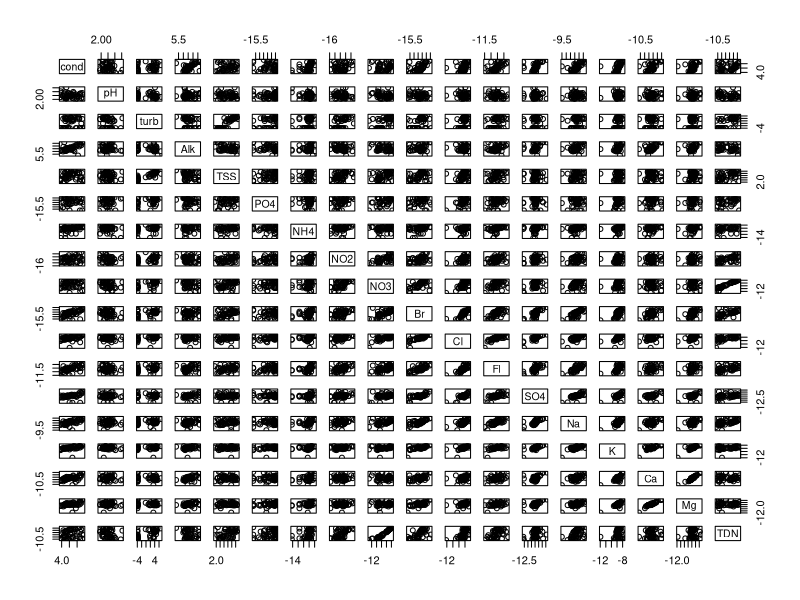
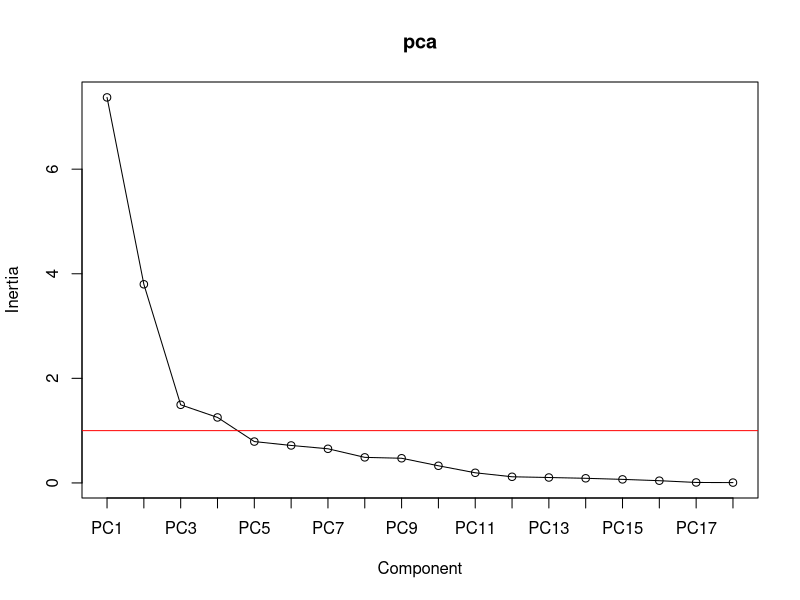

Write the R code that produced these figures, in order. (Note: this script raises an error after producing the figures.)
## ---- chunk 1
knitr::opts_chunk$set(fig.width=5, fig.height=5, fig.align="center", collapse = TRUE, comment = "##", dev="png")
library(RColorBrewer)
cols = brewer.pal(8, "Set1")

## to use tables
library(knitr)
library(kableExtra)
## ---- chunk 2
library(vegan)
library(shape) # nice arrows
mara<-read.table(file="data/MaraRiver.txt",header=TRUE) # water chemistry in 54 streams, 3 types of landuse

wc<-log(mara[-c(5,6),9:26]) # just clean-up
landuse<-mara$landuse[-c(5,6)]
plot(wc) # check potential for PCA by correlation plot

pca<-prcomp(scale(wc),retx=T,center=F,scale.=F)
pca<-prcomp(wc,retx=T,center=T,scale.=T)   # equivalent to line above

summary(pca)

pca$sdev # stdevs of PCs (squares are eigenvalues)

head(scores<-pca$x) # site scores on all PCs

head(scale(wc) %*% pca$rotation) # to manually compute scores from variables and loadings
head(loadings<-pca$rotation) # the variable loadings

# how many axes should be kept?)
screeplot(pca,npcs=length(pca$sdev),type = "lines") # plots eigenvalues vs. component #
abline(h=1,col="red")
# -> the first 3-4 PCs seem useful, and just PC1 and PC2 alone are already explaining a lot of overall variance
# eigenvalue of PC5<1, so PC5 contributes less than one original variable (Kaiser-Guttman criterion)

# for a DISTANCE BIPLOT (focus is on sites, "scaling 1")
# each principal component has variance given by eigenvalue, loadings remain unscaled
plot(scores[,1:2],asp=1,pch=21,bg=landuse) # note asp=1
arrows<-loadings*7 # with extension factor
Arrows(x0=0,y0=0,x1=arrows[,1],y1=arrows[,2],col="darkgreen")
text(x=arrows[,1]*1.3,y=arrows[,2]*1.2,labels=names(wc),cex=0.7)

biplot(pca,scale=0)
# in this plot:
# 1) distances among sites are approximating true Euclidean distances in multivariate space
# 2) angles between arrows do not reflect correlations among variables
# 3) projecting site on descriptor at right angle gives its appr. descriptor value

# for a CORRELATION BIPLOT (focus is on variables, "scaling 2")
# each principal component is weighted by 1/sqrt(eigenvalue), so it has variance 1
var(scores[,1]/pca$sdev[1]) # just demo
plot(scores[,1]/pca$sdev[1],scores[,2]/pca$sdev[2],pch=21,bg=landuse,asp=1)
# loadings are weighted by sqrt(eigenvalues)
arrows<-loadings*matrix(pca$sdev,nrow=nrow(loadings),ncol=ncol(loadings),byrow=TRUE)
arrows<-arrows*2 # choose extension factor
Arrows(x0=0,y0=0,x1=arrows[,1],y1=arrows[,2],col="purple")
# as alternative just compute correlation of scores with original data ("structure coefficients")
(structure<-cor(wc,scores))
structure<-2*structure
Arrows(x0=0,y0=0,x1=structure[,1],y1=structure[,2],col="red")
text(x=arrows[,1]*1.3,y=arrows[,2]*1.2,labels=names(wc),cex=0.7)

biplot(pca,scale=1)
# in this plot
# 1) distances among sites are not approximating true Euclidean distances in multivariate space
# 2) angles between arrows reflect correlations among variables (NOT proximity of arrow heads)
# 3) projecting site on descriptor at right angle gives its appr. descriptor value

# PCA using the rda function from the vegan package
pca2<-rda(X=wc,scale=TRUE)
summary(pca2,scaling=1)
scores(wc,scaling=0)
biplot(pca2,scaling=1)
biplot(pca2,scaling=2)
# note different scaling factors, but solution remains same


##############################
# some follow-up suggestions #
# test PCA-axes for effect of landuse or stream size (as log(Q)) using ANOVA or ANCOVA
# correlate PCA-axes with other potential "controlling" variables (e.g. TDN, canopy cover) to give "meta-dimensions" more meaning
# useful function envfit() to relate additional variables to the ordination space
## ---- chunk 3
zwc<-scale(wc) # must at least be centered even if dimensionally homogeneous!
xmat<-data.frame(logQ=log(mara$Q),logTDN=log(mara$TDN),canopy=mara$canopy)[-c(5,6),]

rda<-rda(zwc~logQ+logTDN+canopy,data=xmat) # take care: confusing X and Y argument names

# actual RDA output check
summary(rda)
?cca.object
RsquareAdj(rda) # redundancy statistic (fractional amount of variation of the response data matrix explained by constraints)

# hypothesis tests #
# testing the first axis (global test)
anova(rda)
anova(rda,first=TRUE)

# testing all axes sequentially (preceding axes are taken as constraints)
anova(rda,by="axis",model="direct",perm.max=9999,step=1000)

# testing the individual terms=constraints
anova(rda,by="terms",model="direct",perm.max=9999,step=1000)  # tests terms sequentially, order matters!
anova(rda,by="margin",model="direct",perm.max=9999,step=1000) # tests each term in full model (like drop1() function)

###################
# making triplots #

# again various types of scaling for the plotting step:
# scaling 1 "distance triplot"
# only angles between constraints and responses reflect their correlations (not angles among responses)
# distances among sites reflect their Euclidean distances

# scaling 2 "correlation triplot"
# all angles between constraints and responses reflect correlations 
# distances among sites do not reflect their Euclidean distances

# in both scaling types sites can be projected on constraints and on responses
# factor constraints are shown as centroids instead of arrows, projecting works identical 

# scaling 3 is compromise

# build an RDA scaling type 1 triplot
plot(rda,scaling=1)

(sites<-scores(rda,choices=c(1,2),display="sites",scaling=1)) 

(lcs<-scores(rda,choices=c(1,2),display="lc",scaling=1)) # fitted/constrained site scores

(species<-scores(rda,choices=c(1,2),display="sp",scaling=1)*0.5)

(constraints<-scores(rda,choices=c(1,2),display="bp",scaling=1)*2)

plot(sites,asp=1,pch=21,bg=landuse,ylim=c(-1.5,1.5))
Arrows(x0=0,y0=0,x1=constraints[,1],y1=constraints[,2],lwd=1.5,col="blue")
text(constraints[,1:2]*1.1,label=rownames(constraints),pos=4,cex=0.8,col="blue")

Arrows(x0=0,y0=0,x1=species[,1],y1=species[,2],lwd=1,arr.length=0)
text(species[,1:2]*1.1,label=rownames(species),pos=4,cex=0.6)
## ---- chunk 4
data(varespec) # a R dataset on vegetation
data(varechem) # soil chemistry
head(varespec)
head(varechem)
apply(varespec,1,sum) # approximate 100 (total cover), "absolute" abundance data

# correspondence analysis #
# run a CA just based on the species data (unconstrained!)
vare.ca<-cca(X=varespec) # function also used for CCA, but here only one matrix X is supplied

summary(vare.ca,scaling=1)
# summary(vare.ca,scaling=2)
# again two different types of scaling are possible for biplots

# scaling 1 (distances among sites matter)
# distances among sites approximate their chi^2 distance
# close sites have similar species abundances
# a site, which is near a specific species, has a high contribution of that species 

# scaling 2 (relationships among species matter)
# distances among species approximate their chi^2 distance
# close species have similar abundances across sites
# a species, which is near a specific site, is more likely to be found at that site

plot(vare.ca,scaling=1)
plot(vare.ca,scaling=2)
plot(vare.ca,scaling=3) # a compromise
# for any scaling take care when interpreting species close to origin:
# these are "everywhere" or have optimum right at the origin (i.e., optimum with regard to both axis shown)

# for more controlled plotting
species.scores<-scores(vare.ca,display="species",scaling=2)
site.scores<-scores(vare.ca,display="sites",scaling=2)

plot(site.scores,col="black",pch=21,xlim=c(-2,2),ylim=c(-2,2))
text(species.scores,col="red",label=names(varespec),cex=0.7)

# post-hoc fitting of an environmental variable
names(varechem)
(ef<-envfit(vare.ca,varechem[,12:13],permutations=1999))
plot(ef)

###########################
# canonical correspondence analysis #
vare.cca<-cca(Y=varespec,X=varechem) # note strange terminology of X and Y in vegan (don´t ask)
vare.cca<-cca(varespec~.,varechem) # hypothesis tests need formula interface (don´t ask)

summary(vare.cca,scaling=1)
summary(vare.cca,scaling=2)
# again two different types of scaling are possible for triplots

# hypothesis tests #
# testing the first axis (global test)
anova(vare.cca)
anova(vare.cca,first=TRUE)

# testing all axes sequentially (preceding axes are taken as constraints)
anova(vare.cca,by="axis",model="direct",perm.max=9999,step=1000)

# testing the individual terms=constraints
anova(vare.cca,by="terms",model="direct",perm.max=9999,step=1000)  # tests terms sequentially, order matters!
anova(vare.cca,by="margin",model="direct",perm.max=9999,step=1000) # tests each term in full model (like drop1() function)

# quite a lot of variables in the constraining matrix, maybe selection would be adequate
# --> function ordistep()

###################
# making triplots #

# again various types of scaling for the plotting step:
# scaling 1 "distance triplot"
# sites can be projected on constraints
# sites close to centroid of factor constraint are more likely to possess the specific state (factor level)
# distances among sites reflect their Chi^2 distances

# scaling 2 "correlation triplot"
# species can be projected on constraints (to give their optimum)
# species close to centroid of factor constraint are more likely to be found in the respective sites
# distances among sites do not reflect their Chi^2 distances

# scaling 3 is compromise

plot(vare.cca,scaling=1,display=c("species","sites"))
plot(vare.cca,scaling=1,display=c("species","sites","bp"))
plot(vare.cca,scaling=2)
plot(vare.cca,scaling=3) # a compromise
# for any scaling take care when interpreting species close to origin:
# these are "everywhere" or have optimum right at the origin (i.e., optimum with regard to both axis shown)

# for more controlled plotting compute scores individually

(species<-scores(vare.cca,display="species",scaling=2))

(lcs<-scores(vare.cca,display="lc",scaling=2)) # fitted site scores

(sites<-scores(vare.cca,display="sites",scaling=2)) # unfitted site scores

(constraints<-scores(vare.cca,choices=c(1,2),display="bp",scaling=2))

plot(sites,col="black",pch=21,xlim=c(-2,2),ylim=c(-2,2))
text(species,col="red",label=names(varespec),cex=0.7)
Arrows(x0=0,y0=0,x1=constraints[,1],y1=constraints[,2],lwd=1.5,col="blue")
text(constraints[,1:2]*1.1,label=rownames(constraints),pos=4,cex=0.8,col="blue")
## ---- chunk 5
lipids<-read.table(file="data/BacterialMembrane.txt",header=TRUE)
names(lipids)
lip_data<-lipids[,4:20]
# abbreviations: MU = mono-unsaturated, SA = saturated, nb = non-branched, b = branched
# SA_branprop = proportion of branched and saturated FAs
# theory: unsaturated and branched FAs increase fluidity of membrane
# test (i) adaptation vs. (ii) acclimatization to temperature by changing FA composition of membranes

isolate<-factor(lipids$isolate)
temperature<-factor(lipids$temperature)
combifac<-factor(paste(temperature,"_",isolate,sep=""))

## distance matrix: Euclidean distance on arcsine-sqr-data
as_lip_data<-asin(sqrt(lip_data)) # very old-school, better don´t do ;-)
lipids_distE<-vegdist(as_lip_data, method="euclidean") 

## alternatively: Bray-Curtis distance with proportional data
lipids_distBC<-vegdist(lip_data, method="bray")

# cluster analysis #
# various agglomeration methods available and the choice is important, explore method=
# "single": nearest neighbour counts (good for gradients, but makes chains)
# "complete": all group members must be close, farthest group member counts (makes small spheric groups, good to find outliers)
# "average": compromise average strategy, new member joins at mean distance to all group members, actually UPGMA
# "ward.D": aims at minimizing within-group sums of squares of distances
lipids_cluster<-hclust(lipids_distBC, method = "ward.D")
lipids_cluster$height<-sqrt(lipids_cluster$height) # may help

# then compare effect of agglomeration method on dendrogram
plot(lipids_cluster, hang = -1, labels = combifac, ylab = "BC")

# which agglomeration method (and thus dendrogram) is best?
cophenetic(lipids_cluster) # linkage distances in dendrogram
plot(lipids_distBC,cophenetic(lipids_cluster))
cor(lipids_distBC,cophenetic(lipids_cluster),method="spearman")

cutree(lipids_cluster,k=4)
cutree(lipids_cluster,h=0.05)

plot(lipids_cluster, hang = -1, labels = combifac, ylab = "BC")
rect.hclust(lipids_cluster,k=4) # or specify height h instead of k

## ---- chunk 6
# using the same distance matrix as cluster analysis 
pcoa<-cmdscale(lipids_distBC,k=2,eig=TRUE,add=TRUE)
# argument add=TRUE means a constant is added to distances to avoid negative eigenvalues

cumsum(pcoa$eig/sum(pcoa$eig)) # contributions of various PCoA axes
# first two axes cover 67% of variation of distances

pcoa$points # the site scores (coordinates in reduced space)

col.isolate<-isolate
levels(col.isolate)<-c("white","red")
col.isolate<-as.character(col.isolate)

pch.temperature<-as.numeric(as.character(temperature))
pch.temperature[pch.temperature==6]<-21
pch.temperature[pch.temperature==28]<-23

plot(pcoa$points,pch=pch.temperature,bg=col.isolate)
legend("topleft",pch=c(21,21,23,23),pt.bg=c("white","red","white","red"),
       legend=c("6°C - warm isolate","6°C - cold isolate","28°C - warm isolate","28°C - cold isolate"),cex=0.6)
## ---- chunk 7
# non-metric multidimensional scaling (NMDS) #
# note that all resulting axes are equally important, plots may be rotated as needed

# using the same distance matrix as cluster analysis 
#mds_lipids<-isoMDS(lipids_distBC, k = 2, maxit=1000)
mds_lipids<-metaMDS(comm=lip_data, distance="bray", k = 2,trymax=100)

mds_lipids$stress # approximately 6.8% of dissimilarities remain unrepresented
mds_lipids$points # the site scores
stressplot(mds_lipids,lipids_distBC)
(gof<-goodness(mds_lipids,statistic="distance")) # goodness of fit by NMDS for each sample

# plotting of MDS scores
plot(mds_lipids$points,asp=1,xlab="MDS dimension 1",ylab="MDS dimension 2")
points(mds_lipids$points,pch=pch.temperature,bg=col.isolate,cex=gof*200) # to check goodness of fit, large symbol means bad fit

legend("topleft",pch=c(21,21,23,23),pt.bg=c("white","red","white","red"),
	legend=c("6°C - warm isolate","6°C - cold isolate","28°C - warm isolate","28°C - cold isolate"),cex=0.7)
## ---- chunk 8
plot(mds_lipids$points,pch=pch.temperature,bg=col.isolate,asp=1,xlab="MDS dimension 1",ylab="MDS dimension 2",cex=2)
ordispider(mds_lipids$points,groups=combifac)
## ---- chunk 9
# PERMANOVA - non-parametric permutational MANOVA #
# a multivariate hypothesis test: 
# two factors and 1 multivariate response = "membrane FA composition"

# first testing for homogeneity of dispersion (homogeneous distances to group centroids)
disp.check<-betadisper(lipids_distBC,combifac)
disp.check$distances
boxplot(disp.check$distances~combifac)
anova(lm(disp.check$distances~combifac))
anova(disp.check)
permutest(disp.check)

# the actual PERMANOVA
adonis(lipids_distBC~isolate*temperature)
## ---- chunk 10
cap<-capscale(lipids_distBC~isolate*temperature)
summary(cap)

anova(cap,by="axis",model="direct",perm.max=9999,step=1000)
anova(cap,by="terms",model="direct",perm.max=9999,step=1000)

# all functions more or less taken from RDA
# e.g. to get site scores for plotting
#scores(cap,display="sites")[,1:2]
